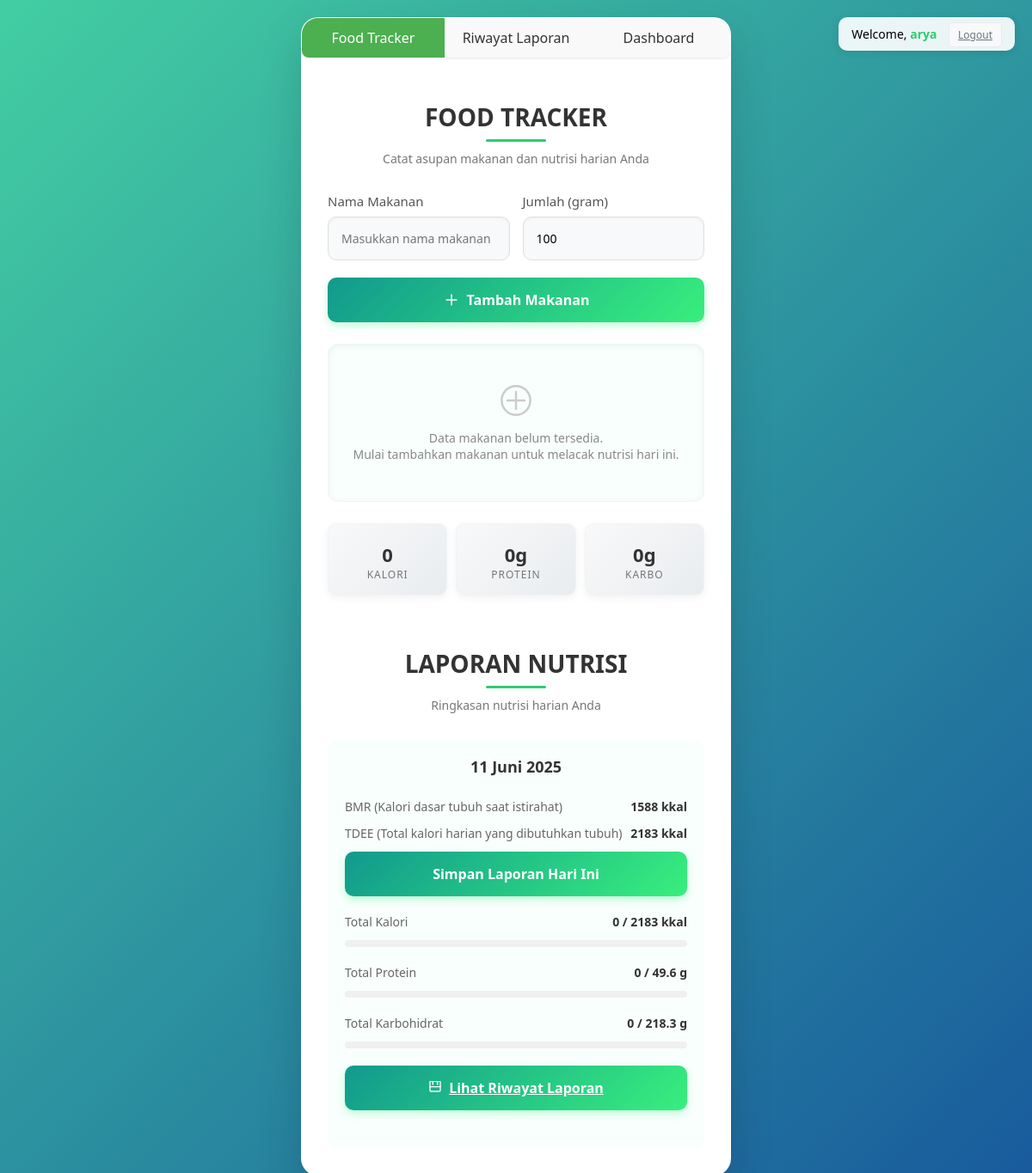
The page /food_tracker.php (signed in) on the database its author committed.
### tables this page shows
CREATE TABLE `users` (
  `id` int(11) NOT NULL,
  `username` varchar(50) NOT NULL,
  `password` varchar(255) NOT NULL,
  `email` varchar(100) NOT NULL,
  `height_cm` float NOT NULL,
  `weight_cm` float DEFAULT NULL,
  `gender` enum('male','female') NOT NULL DEFAULT 'male',
  `age` int(11) NOT NULL,
  `activity_level` enum('sedentary','lightly_active','moderately_active','very_active','extremely_active') DEFAULT NULL,
  `goal` enum('weight loss','maintenance','bulking') NOT NULL,
  `daily_calorie_limit` float NOT NULL DEFAULT 0,
  `daily_protein_limit` float NOT NULL DEFAULT 0,
  `daily_carb_limit` float NOT NULL DEFAULT 0
);

### food_tracker.php (the view, shortened to what this page needs)
<?php
$conn = new mysqli("localhost", "root", "", "web_login");
$conn->query("SET time_zone = '+07:00'");
$username = $_SESSION['username'];
$user_query = "SELECT id, gender, age, height_cm, weight_cm, activity_level, goal FROM users WHERE username = ?";
$stmt = $conn->prepare($user_query);
$stmt->bind_param("s", $username);
$stmt->execute();
$result = $stmt->get_result();
$user = $result->fetch_assoc();
$gender = $user['gender'];
$age = floatval($user['age']);
$height_cm = floatval($user['height_cm']);
$weight_cm = floatval($user['weight_cm']);
$activity_level = $user['activity_level'];
$goal = $user['goal'];
$bmr = ($gender === 'male')
    ? (10 * $weight_cm + 6.25 * $height_cm - 5 * $age + 5)
    : (10 * $weight_cm + 6.25 * $height_cm - 5 * $age - 161);
$activity_multipliers = [
    'sedentary' => 1.2,
    'lightly_active' => 1.375,
    'moderately_active' => 1.55,
    'very_active' => 1.725,
    'extremely_active' => 1.9
];
$tdee = $bmr * ($activity_multipliers[$activity_level] ?? 1.2);
$daily_calorie_limit = $tdee;
$daily_carb_limit = ($tdee * 0.4) / 4;
$protein_per_kg = [
    'weight_loss' => 1.2,
    'maintenance' => 0.8,
    'bulking' => 1.5
];
$daily_protein_limit = $weight_cm * ($protein_per_kg[$goal] ?? 0.8);
$logs = [];
$total_calories = 0;
$total_protein = 0;
$total_carbs = 0;
?>
<!DOCTYPE html>
<html lang="id">
<head>
    <link rel="stylesheet" href="https://cdnjs.cloudflare.com/ajax/libs/jqueryui/1.12.1/jquery-ui.min.css">
    <link rel="stylesheet" href="food_tracker.css">
</head>
<body>
    <div class="user-info">
        Welcome, <strong><?php echo htmlspecialchars($_SESSION['username']); ?></strong>
        <a href="logout.php" class="logout-btn">Logout</a>
    </div>
    <div class="container">
        <div class="menu-bar">
            <a href="food_tracker.php" class="menu-item active">Food Tracker</a>
            <a href="report_history.php" class="menu-item">Riwayat Laporan</a>
            <a href="dash.php" class="menu-item">Dashboard</a>
        </div>
        <div id="tracker-section" class="content">
            <div class="header">
                <h1>FOOD TRACKER</h1>
                <p>Catat asupan makanan dan nutrisi harian Anda</p>
            </div>
            <form id="food-form" action="<?php echo htmlspecialchars($_SERVER["PHP_SELF"]); ?>" method="post">
                <div class="form-row">
                    <div class="form-group">
                        <label for="food_name">Nama Makanan</label>
                        <input type="text" class="form-control" id="food_name" name="food_name" placeholder="Masukkan nama makanan" required>
                    </div>
                    <div class="form-group">
                        <label for="gram">Jumlah (gram)</label>
                        <input type="number" class="form-control" id="gram" name="gram" placeholder="Jumlah dalam gram" value="100" min="1" required>
                    </div>
                </div>
                <button type="submit" class="btn" id="add-food-btn" name="add_food">
                    <svg width="20" height="20" viewBox="0 0 24 24" fill="none" stroke="currentColor" stroke-width="2" stroke-linecap="round" stroke-linejoin="round">
                        <line x1="12" y1="5" x2="12" y2="19"></line>
                        <line x1="5" y1="12" x2="19" y2="12"></line>
                    </svg>
                    Tambah Makanan
                </button>
            </form>
            <div class="food-list" id="food-list">
                <?php if (!empty($logs)): ?>
                    <?php foreach ($logs as $log): ?>
                    <div class="food-item" id="food-item-<?php echo $log['id']; ?>"
                         data-calories="<?php echo $log['calculated_calories']; ?>"
                         data-protein="<?php echo $log['calculated_protein']; ?>"
                         data-carbs="<?php echo $log['calculated_carbs']; ?>">
                        <div>
                            <div class="food-name"><?php echo htmlspecialchars($log['name']); ?></div>
                            <div class="food-gram"><?php echo $log['grams']; ?> gram</div>
                        </div>
                        <div class="food-details">
                            <div class="calories"><?php echo $log['calculated_calories']; ?> kkal</div>
                            <a href="javascript:void(0);" onclick="confirmDelete(<?php echo $log['id']; ?>)" class="delete-btn" title="Hapus">
                                <svg width="16" height="16" viewBox="0 0 24 24" fill="none" stroke="currentColor" stroke-width="2" stroke-linecap="round" stroke-linejoin="round">
                                    <polyline points="3 6 5 6 21 6"></polyline>
                                    <path d="M19 6v14a2 2 0 0 1-2 2H7a2 2 0 0 1-2-2V6m3 0V4a2 2 0 0 1 2-2h4a2 2 0 0 1 2 2v2"></path>
                                    <line x1="10" y1="11" x2="10" y2="17"></line>
                                    <line x1="14" y1="11" x2="14" y2="17"></line>
                                </svg>
                            </a>
                        </div>
                    </div>
                    <?php endforeach; ?>
                <?php else: ?>
                    <div class="empty-state" id="empty-state">
                        <svg width="40" height="40" viewBox="0 0 24 24" fill="none" stroke="currentColor" stroke-width="1.5" stroke-linecap="round" stroke-linejoin="round">
                            <path d="M12 2a10 10 0 00-10 10c0 5.5 4.5 10 10 10s10-4.5 10-10a10 10 0 00-10-10z"></path>
                            <path d="M12 6v12m-6-6h12"></path>
                        </svg>
                        <p>Data makanan belum tersedia.</p>
                        <p>Mulai tambahkan makanan untuk melacak nutrisi hari ini.</p>
                    </div>
                <?php endif; ?>
            </div>
            <div class="nutrition-summary">
                <div class="nutrition-box">
                    <div class="nutrition-value" id="total-calories"><?php echo round($total_calories); ?></div>
                    <div class="nutrition-label">Kalori</div>
                </div>
                <div class="nutrition-box">
                    <div class="nutrition-value" id="total-protein"><?php echo round($total_protein, 1); ?>g</div>
                    <div class="nutrition-label">Protein</div>
                </div>
                <div class="nutrition-box">
                    <div class="nutrition-value" id="total-carbs"><?php echo round($total_carbs, 1); ?>g</div>
                    <div class="nutrition-label">Karbo</div>
                </div>
            </div>
        </div>
        <div id="report-section" class="content">
            <div class="header">
                <h1>LAPORAN NUTRISI</h1>
                <p>Ringkasan nutrisi harian Anda</p>
            </div>
            <div class="report-section">
                <div class="report-date" id="today-date"><?php echo date("d F Y"); ?></div>
                <div class="report-data">
                    <span class="report-label">BMR (Kalori dasar tubuh saat istirahat)</span>
                    <span class="report-value"><?php echo round($bmr); ?> kkal</span>
                </div>
                <div class="report-data">
                    <span class="report-label">TDEE (Total kalori harian yang dibutuhkan tubuh)</span>
                    <span class="report-value"><?php echo round($tdee); ?> kkal</span>
                </div>
                <form method="post">
                    <button class="btn" style="margin-bottom: 20px;">Simpan Laporan Hari Ini</button>
                </form>
                <div class="report-data">
                    <span class="report-label">Total Kalori</span>
                    <span class="report-value" id="report-calories">
                        <?php echo round($total_calories); ?> /
                        <?php echo round($daily_calorie_limit); ?> kkal
                    </span>
                </div>
                <div class="report-progress">
                </div>
                <div class="report-data">
                    <span class="report-label">Total Protein</span>
                    <span class="report-value" id="report-protein">
                        <?php echo round($total_protein, 1); ?> /
                        <?php echo round($daily_protein_limit, 1); ?> g
                    </span>
                </div>
                <div class="report-progress">
                </div>
                <div class="report-data">
                    <span class="report-label">Total Karbohidrat</span>
                    <span class="report-value" id="report-carbs">
                        <?php echo round($total_carbs, 1); ?> /
                        <?php echo round($daily_carb_limit, 1); ?> g
                    </span>
                </div>
                <div class="report-progress">
                </div>
                <div style="text-align: center; margin-top: 20px;">
                    <a href="report_history.php" class="btn">
                        Lihat Riwayat Laporan
                    </a>
                </div>
            </div>
        </div>
    </div>
</body>
</html>

### food_tracker.css (style rules this page uses)
* { margin: 0; padding: 0; box-sizing: border-box; font-family: 'Segoe UI', Tahoma, Geneva, Verdana, sans-serif; }
body { background: linear-gradient(135deg, #43cea2, #185a9d); min-height: 100vh; display: flex; justify-content: center; align-items: center; padding: 20px; }
.container { width: 100%; max-width: 500px; background-color: #fff; border-radius: 20px; box-shadow: 0 20px 50px rgba(0, 0, 0, 0.15); overflow: hidden; backdrop-filter: blur(5px); border: 1px solid rgba(255, 255, 255, 0.2); }
.content { padding: 30px; }
.header { text-align: center; margin-bottom: 30px; }
.header h1 { color: #333; font-size: 28px; font-weight: 600; position: relative; display: inline-block; }
.header h1:after { content: ''; position: absolute; width: 70px; height: 3px; background-color: #2ecc71; bottom: -10px; left: 50%; transform: translateX(-50%); border-radius: 2px; }
.header p { color: #777; font-size: 14px; margin-top: 20px; }
.form-row { display: flex; gap: 15px; margin-bottom: 20px; }
.form-group { flex: 1; }
.form-group label { display: block; color: #555; margin-bottom: 8px; font-size: 15px; font-weight: 500; }
.form-control { width: 100%; padding: 15px; border: 1px solid #e0e0e0; border-radius: 10px; font-size: 14px; transition: all 0.3s ease; background-color: #f8f9fa; box-shadow: inset 0 1px 3px rgba(0, 0, 0, 0.05); }
.btn { background: linear-gradient(135deg, #11998e, #38ef7d); color: white; border: none; padding: 15px; width: 100%; border-radius: 10px; font-size: 16px; font-weight: 600; cursor: pointer; transition: all 0.3s ease; margin-bottom: 25px; display: flex; align-items: center; justify-content: center; gap: 8px; box-shadow: 0 4px 10px rgba(56, 239, 125, 0.3); }
.food-list { background-color: #f9fffd; border-radius: 12px; padding: 20px; max-height: 250px; overflow-y: auto; box-shadow: inset 0 2px 8px rgba(0, 0, 0, 0.05); border: 1px solid #e8f8f2; }
.empty-state { text-align: center; padding: 25px 0; color: #888; font-size: 14px; }
.empty-state svg { margin-bottom: 10px; color: #ccc; }
.nutrition-summary { margin-top: 25px; display: flex; justify-content: space-between; gap: 10px; }
.nutrition-box { background: linear-gradient(135deg, #f8f9fa, #e9ecef); border-radius: 10px; padding: 15px; flex: 1; text-align: center; box-shadow: 0 3px 10px rgba(0, 0, 0, 0.05); border: 1px solid #f1f3f5; transition: all 0.3s ease; }
.nutrition-value { font-size: 22px; font-weight: 600; color: #333; margin-top: 5px; }
.nutrition-label { font-size: 12px; color: #777; text-transform: uppercase; letter-spacing: 1px; }
.user-info { position: absolute; top: 20px; right: 20px; background-color: rgba(255, 255, 255, 0.9); padding: 10px 15px; border-radius: 10px; box-shadow: 0 2px 10px rgba(0, 0, 0, 0.1); font-size: 14px; }
.user-info strong { color: #2ecc71; }
.logout-btn { background-color: #f8f9fa; border: 1px solid #e9ecef; color: #6c757d; padding: 5px 10px; border-radius: 5px; margin-left: 10px; cursor: pointer; transition: all 0.2s ease; font-size: 12px; }
.report-section { padding: 0; background-color: #F9FFFD; border-radius: 12px; padding: 20px; }
.report-date { font-size: 18px; font-weight: 600; color: #333; text-align: center; margin-bottom: 25px; }
.report-data { display: flex; justify-content: space-between; align-items: center; margin-bottom: 12px; padding: 0; }
.report-label { font-size: 14px; color: #666; font-weight: 500; }
.report-value { font-size: 14px; color: #333; font-weight: 600; }
.report-progress { height: 8px; background-color: #f0f0f0; border-radius: 4px; margin-bottom: 20px; overflow: hidden; }
.menu-bar { display: flex; background-color: #f9f9f9; border-radius: 8px; margin-bottom: 20px; overflow: hidden; width: 100%; max-width: 100%; box-shadow: 0 1px 3px rgba(0,0,0,0.1); }
.menu-item { flex: 1; padding: 12px 0; text-align: center; text-decoration: none; color: #333; font-weight: 500; transition: all 0.3s; display: block; }
.menu-item.active { background-color: #4CAF50; color: white; }

### food_tracker.php (style rules this page uses)
.menu-bar { display: flex; background-color: #f9f9f9; border-radius: 8px; margin-bottom: 20px; overflow: hidden; width: 100%; max-width: 100%; box-shadow: 0 1px 3px rgba(0,0,0,0.1); }
.menu-item { flex: 1; padding: 12px 0; text-align: center; text-decoration: none; color: #333; font-weight: 500; transition: all 0.3s; display: block; }
.menu-item.active { background-color: #4CAF50; color: white; }

### rows shown on the page
users: bmr "1588", tdee "2183", daily_calorie_limit "2183", daily_protein_limit "49.6", daily_carb_limit "218.3"

### other values the page prints
$_SESSION['username'] "arya"
$total_calories "0"
$total_protein "0"
$total_carbs "0"
